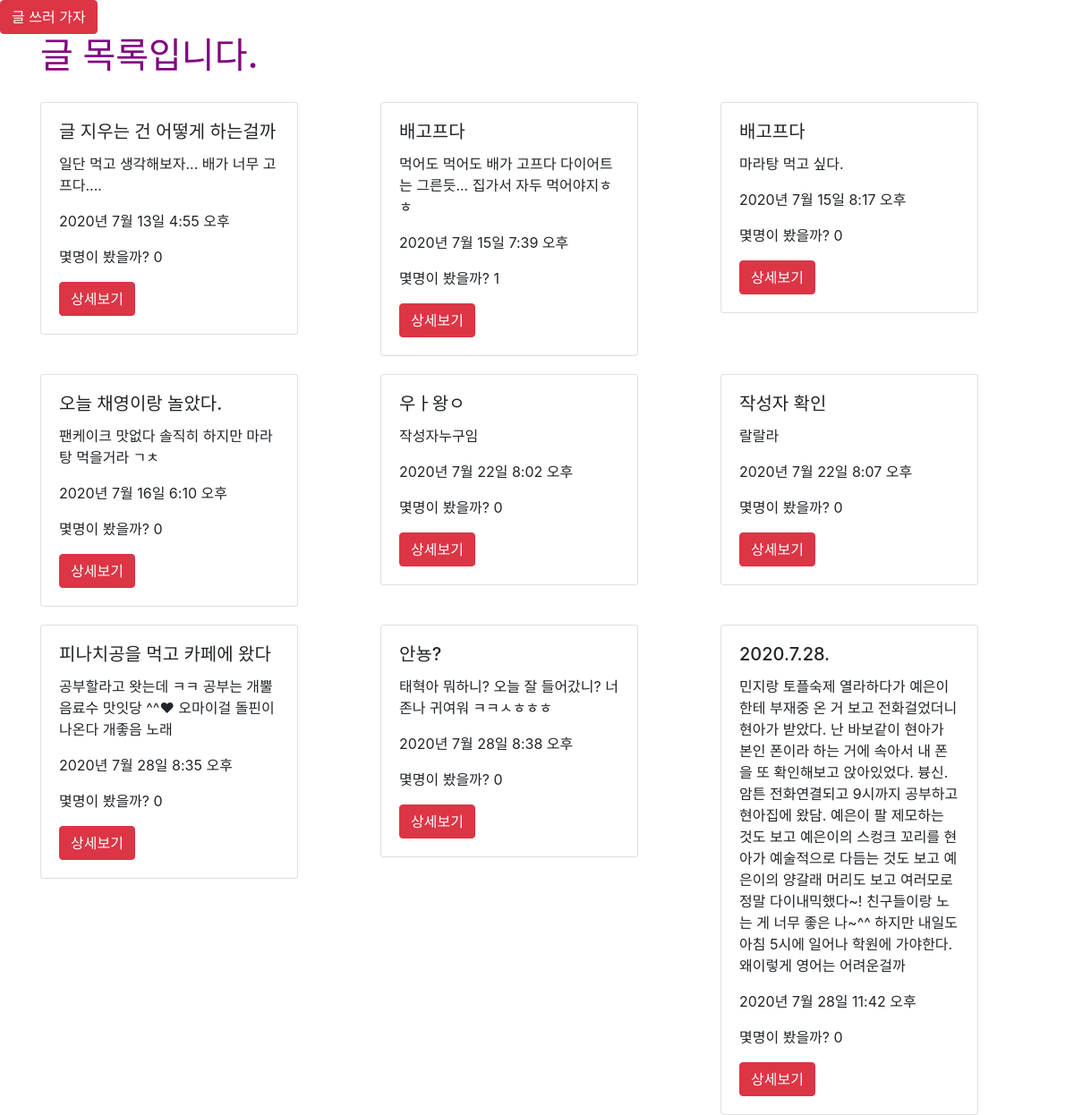
The page /posts/ (signed in) on the database as committed earlier.
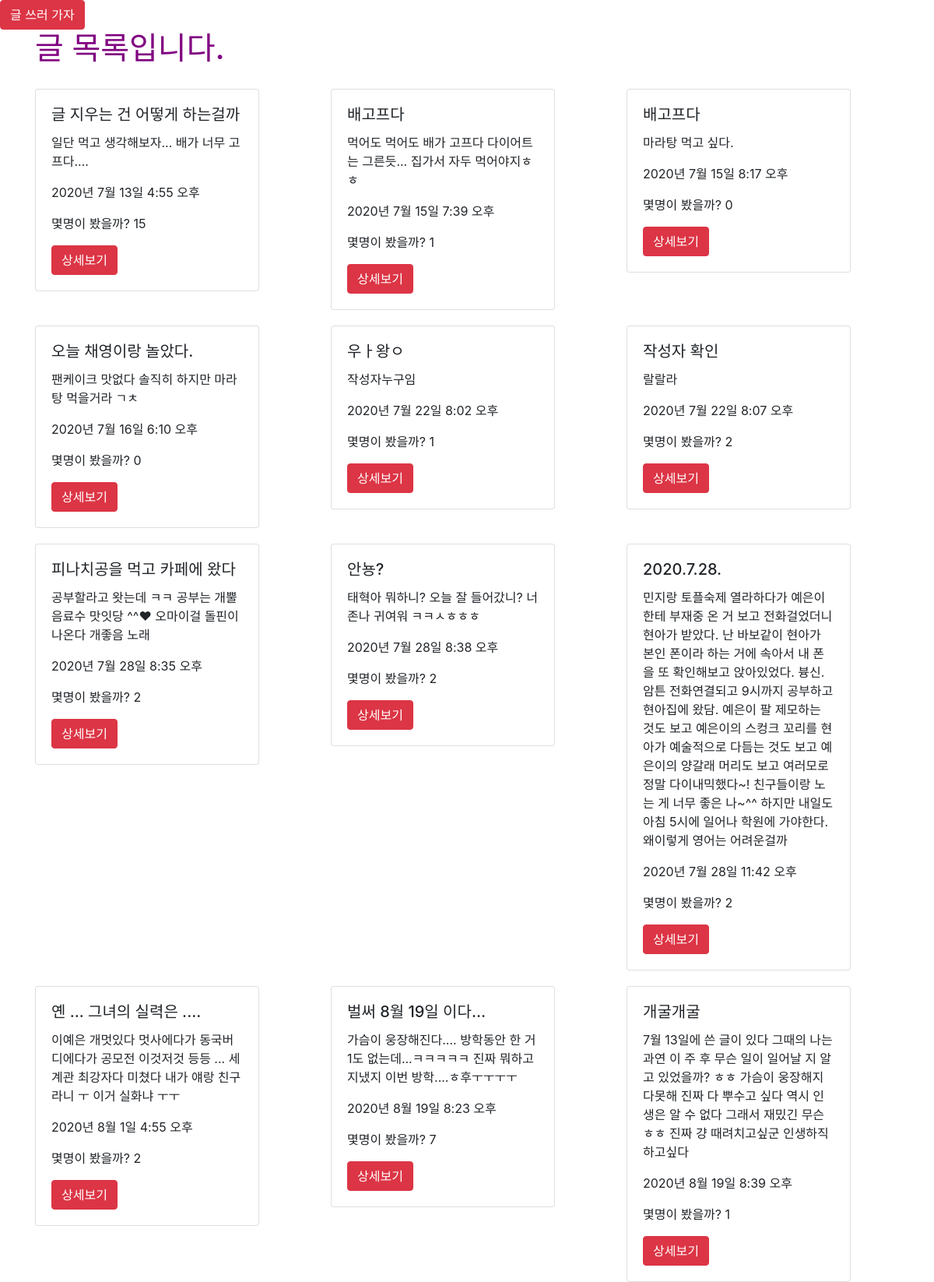
The same page on the database as committed later.
### posts/models.py (models this page shows)
class Post(models.Model):
    title = models.CharField(max_length=50, null=False)
    content = models.TextField()
    view_count = models.IntegerField(default = 0)
    created_at = models.DateTimeField(auto_now_add = True)
    updated_at = models.DateTimeField(auto_now = True)
    image = models.ImageField(upload_to='images/', null=True)
    user = models.ForeignKey(User, on_delete = models.CASCADE, null=True)

### posts/views.py (the view)
# urls.py: path('', views.main, name="main"),
def main(request):
    posts = Post.objects.all()
    return render(request, 'posts/main.html', {'posts': posts})

### posts/templates/posts/main.html
{% extends 'base.html' %}
{% load static %}
{% block content %}
    {% if user.is_authenticated %}
        <a class="btn btn-danger" href="{% url 'posts:new' %}" role="button">글 쓰러 가자</a>
        <div class="container">
        <h1>글 목록입니다.</h1>
        <div class="row">
{% for post in posts %}
<div class="col-md-4 col-12">
<div class="card" style="width: 18rem; margin-top: 20px;">
<div class="card-body">
<h5 class="card-title">{{ post.title }}</h5>
<p class="card-text">{{ post.content }}</p>
<p>{{ post.created_at }}</p>
<p>몇명이 봤을까? {{ post.view_count }}</p>
<a href="{% url 'posts:show' post.pk %}" class="btn btn-danger">상세보기</a>
</div>
</div>
</div>
{% endfor %}
</div>
</div>
    {% else %}
        <h3>로그인 후 이용이 가능합니다.</h3>
        <a href="{% url 'account_login' %}" class="btn btn-warning">로그인</a>
        <a href="{% url 'account_signup' %}" class="btn btn-warning">회원가입</a>
    {% endif %}
{% endblock %}

### myblog/templates/base.html (shortened to what this page needs)
{% load static %}
<!doctype html>
<html lang="en">
  <head>
    <link rel="stylesheet" href="https://stackpath.bootstrapcdn.com/bootstrap/4.5.0/css/bootstrap.min.css">
    <link rel="stylesheet" href="{% static 'css/project.css' %}">
  </head>
  <body>
    {% block content %}
    {% endblock %}
  </body>
</html>

### myblog/static/css/project.css (style rules this page uses)
h1 { color: purple; }

Rows that differ between the two databases and show on the page:
changed Post "글 지우는 건 어떻게 하는걸까": view_count "0" → "15"
changed Post "우ㅏ왕ㅇ": view_count "0" → "1"
changed Post "작성자 확인": view_count "0" → "2"
changed Post "피나치공을 먹고 카페에 왔다": view_count "0" → "2"
changed Post "안뇽?": view_count "0" → "2"
changed Post "2020년 7월 28일 11:42 오후": view_count "0" → "2"
added Post: title "옌 ... 그녀의 실력은 ....", content "이예은 개멋있다 멋사에다가 동국버디에다가 공모전 이것저것 등등 ... 세계관 최강자다 미쳤다 내가 얘랑 친구라니 ㅜ 이거 실화냐 ㅜㅜ", created_at "2020년 8월 1일 4:55 오후", view_count "2"
added Post: title "벌써 8월 19일 이다...", content "가슴이 웅장해진다.... 방학동안 한 거 1도 없는데...ㅋㅋㅋㅋㅋ 진짜 뭐하고 지냈지 이번 방학....ㅎ후ㅜㅜㅜㅜ", created_at "2020년 8월 19일 8:23 오후", view_count "7"
added Post: title "개굴개굴", content "7월 13일에 쓴 글이 있다 그때의 나는 과연 이 주 후 무슨 일이 일어날 지 알고 있었을까? ㅎㅎ 가슴이 웅장해지다못해 진짜 다 뿌수고 싶다 역시 인생은 알 수 없다 그래서 재밌긴 무슨ㅎㅎ 진짜 걍 때려치고싶군 인생하직하고싶다", created_at "2020년 8월 19일 8:39 오후", view_count "1"
